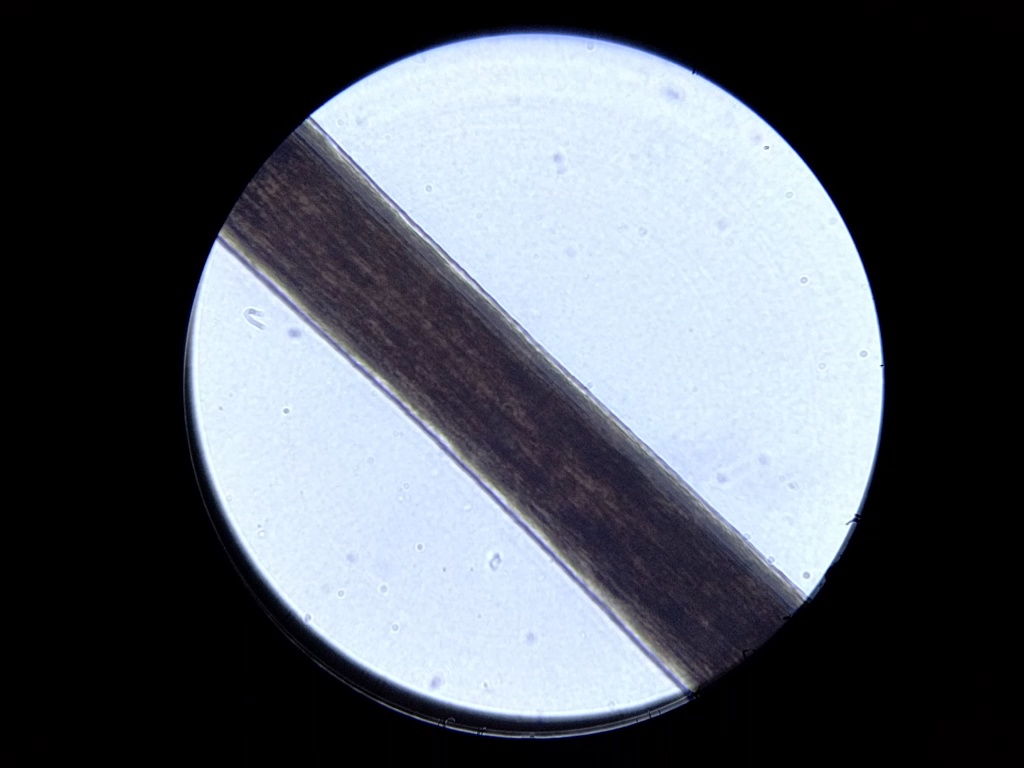
#> input picture datasets/Human Hair/frame72.jpg, 1024 x 768 px
$ jupyter execute --allow-errors algo_check_focus_map.ipynb
#> lines starting #> are read from the running program, lines starting #| are printed output that depends on the picture
[cell 1]
import cv2 as cv
import numpy as np
import matplotlib.pyplot as plt
import experiments.objective_functions as of
#> (the rest of this cell did not finish here and is left out)

[cell 2]
img = cv.imread('../datasets/Human Hair/frame72.jpg', cv.IMREAD_COLOR)
#> img is the input picture: shape (768, 1024, 3); mean B, G, R 99, 90.7, 85.5
grayscale_img = cv.cvtColor(img, cv.COLOR_RGB2GRAY)
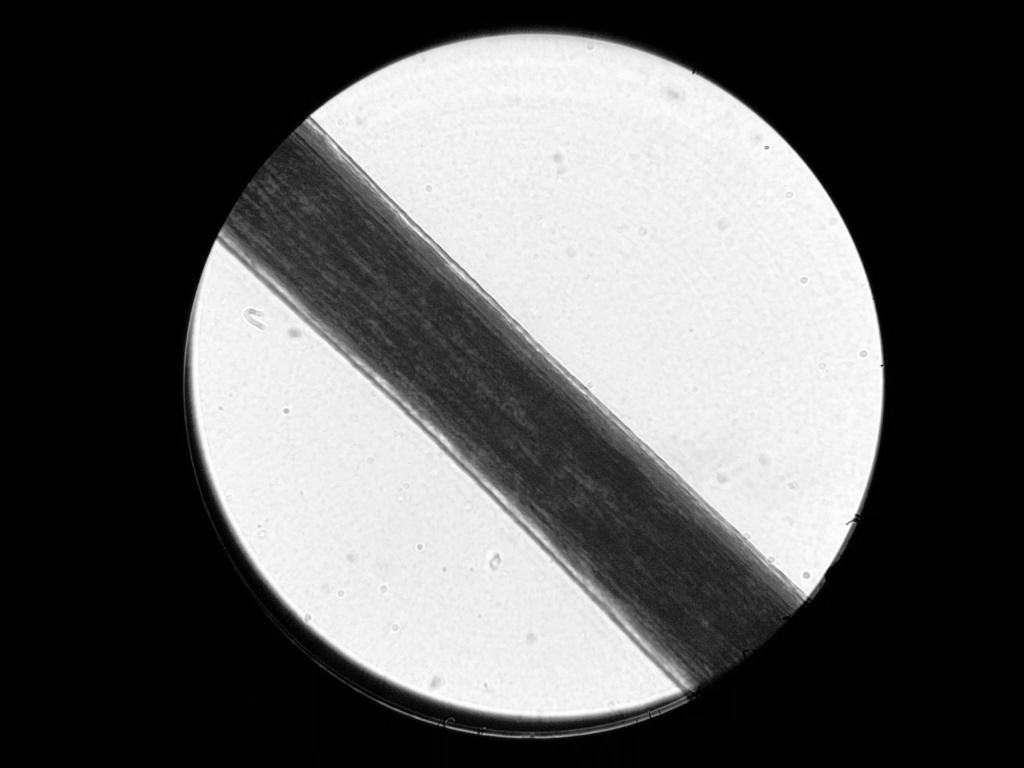
#> grayscale_img: shape (768, 1024); min 0, max 254, mean 92.6
plt.imshow(grayscale_img, cmap='gray')

#> (a cell that did not finish here is left out)

#> (a cell that did not finish here is left out)

[cell 5]
x = np.array([[1, 2], [3, 4]])
mx = np.ma.array(x, mask = [[0, 1], [0, 1]])

x = [[2, 1], [4, 5]]

[cell 6]
focus_map = np.zeros((grayscale_img.shape[0], grayscale_img.shape[1]), np.uint8)
window_size = 11

#> (the rest of this cell did not finish here and is left out)

[cell 7]
plt.imshow(focus_map)
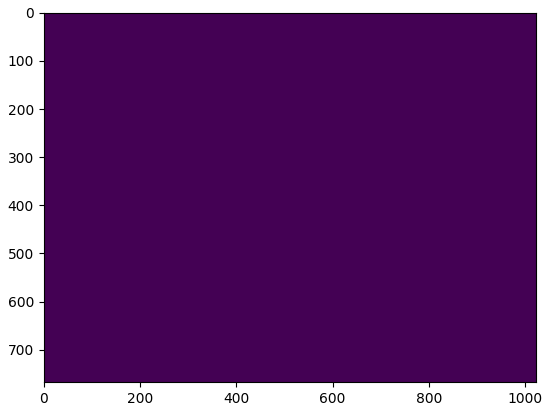
#> figure drawn by matplotlib, 1 panel

[cell 8]
focus_map_with_masked_windowing = np.zeros((grayscale_img.shape[0], grayscale_img.shape[1]), np.uint8)

#> (the rest of this cell did not finish here and is left out)

[cell 9]

plt.imshow(focus_map_with_masked_windowing)

[cell 10]
focus_map_diff = cv.absdiff(focus_map_with_masked_windowing, focus_map)
#> focus_map_with_masked_windowing: shape (768, 1024); every value is 0
plt.imshow(focus_map_diff)
